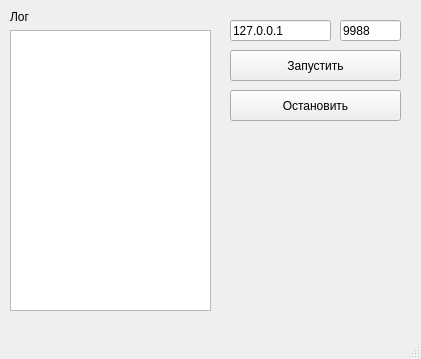
<?xml version="1.0" encoding="UTF-8"?>
<ui version="4.0">
 <class>Server</class>
 <widget class="QMainWindow" name="Server">
  <property name="geometry">
   <rect>
    <x>0</x>
    <y>0</y>
    <width>421</width>
    <height>359</height>
   </rect>
  </property>
  <property name="windowTitle">
   <string>Server</string>
  </property>
  <widget class="QWidget" name="centralwidget">
   <widget class="QTextBrowser" name="textBrowser">
    <property name="geometry">
     <rect>
      <x>10</x>
      <y>30</y>
      <width>201</width>
      <height>281</height>
     </rect>
    </property>
   </widget>
   <widget class="QLineEdit" name="lineHostEdit">
    <property name="geometry">
     <rect>
      <x>230</x>
      <y>20</y>
      <width>101</width>
      <height>21</height>
     </rect>
    </property>
    <property name="text">
     <string>127.0.0.1</string>
    </property>
   </widget>
   <widget class="QLineEdit" name="linePortEdit">
    <property name="geometry">
     <rect>
      <x>340</x>
      <y>20</y>
      <width>61</width>
      <height>21</height>
     </rect>
    </property>
    <property name="text">
     <string>9988</string>
    </property>
   </widget>
   <widget class="QPushButton" name="startServer">
    <property name="geometry">
     <rect>
      <x>230</x>
      <y>50</y>
      <width>171</width>
      <height>31</height>
     </rect>
    </property>
    <property name="text">
     <string>Запустить</string>
    </property>
   </widget>
   <widget class="QPushButton" name="stopServer">
    <property name="geometry">
     <rect>
      <x>230</x>
      <y>90</y>
      <width>171</width>
      <height>31</height>
     </rect>
    </property>
    <property name="text">
     <string>Остановить</string>
    </property>
   </widget>
   <widget class="QLabel" name="logLabel">
    <property name="geometry">
     <rect>
      <x>10</x>
      <y>10</y>
      <width>47</width>
      <height>13</height>
     </rect>
    </property>
    <property name="text">
     <string>Лог</string>
    </property>
   </widget>
  </widget>
  <widget class="QMenuBar" name="menubar">
   <property name="geometry">
    <rect>
     <x>0</x>
     <y>0</y>
     <width>421</width>
     <height>21</height>
    </rect>
   </property>
  </widget>
  <widget class="QStatusBar" name="statusbar"/>
 </widget>
 <resources/>
 <connections/>
</ui>
